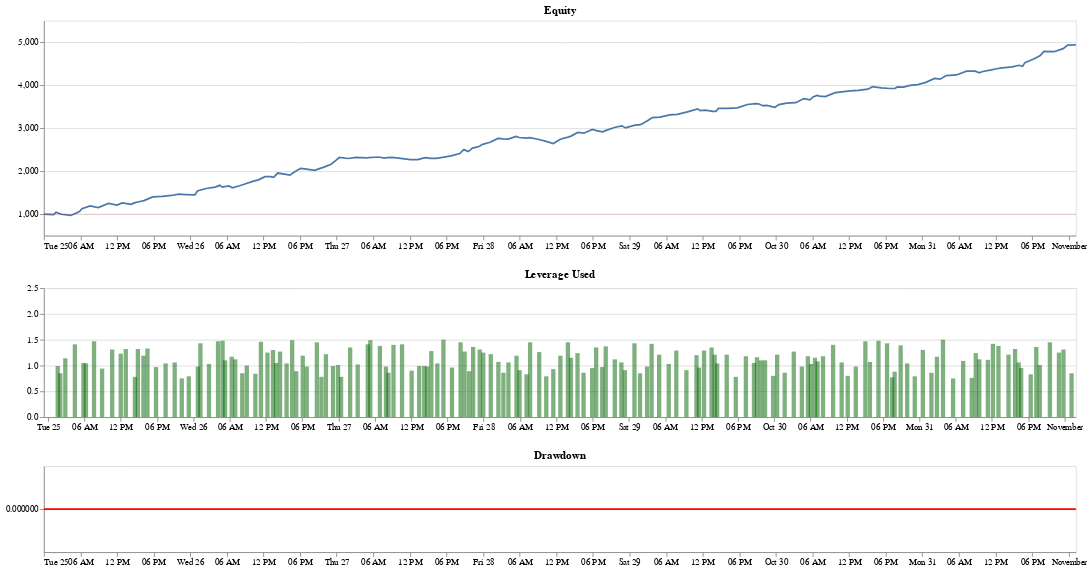

Notebook code for this chart:
### Code cell
import random
from drafts_.charts import get_extended_equity_chart


def build_random_equity_dataset():
    equity = 1000.0
    now = start_at
    
    dset = [{'Time': start_at, 'Equity': equity, 'Leverage Used': 0, 'Drawdown': 0}]
    
    while now < end_at:
        now += dt.timedelta(minutes=5) * random.randint(5, 20)
        equity += random.randint(-50, 100)
        leverage = random.randint(75, 150) / 100
        
        dset.append({'Time': now, 'Equity': equity, 'Leverage Used': leverage, 'Drawdown': 0})
        
    return dset
        
        
equity_df = pd.DataFrame.from_dict(build_random_equity_dataset())

get_extended_equity_chart(equity_df)

### Figure 1 — Vega-Lite specification as saved in the notebook (floating-point values rounded to 4 significant figures; data arrays with more than 128 entries replaced by an {"elided": "..."} marker saying what was removed)
{"config": {"view": {"continuousWidth": 400, "continuousHeight": 300}}, "vconcat": [{"layer": [{"data": {"name": "data-755ac647cc682baeec2b3d88cf009f0d"}, "mark": "line", "encoding": {"x": {"axis": {"grid": false, "title": ""}, "field": "Time", "type": "temporal"}, "y": {"axis": {"title": ""}, "field": "Equity", "scale": {"domain": [850.0, 5050.0]}, "type": "quantitative"}}, "transform": [{"filter": {"field": "Equity", "valid": true}}]}, {"data": {"name": "data-ac0604903442ed28ac7caeaeddb9ad1b"}, "mark": {"type": "rule", "size": 0.2}, "encoding": {"color": {"value": "red"}, "y": {"field": "y", "type": "quantitative"}}}, {"data": {"name": "data-755ac647cc682baeec2b3d88cf009f0d"}, "mark": {"type": "rule", "size": 10}, "encoding": {"opacity": {"value": 0}, "tooltip": [{"field": "Time", "format": "%d %b %Y, %H:%M", "type": "temporal"}, {"field": "Equity", "format": ".2f", "type": "quantitative"}], "x": {"field": "Time", "type": "temporal"}}, "selection": {"selector002": {"type": "single", "nearest": true, "on": "mouseover", "fields": ["Time"], "empty": "none"}}}, {"data": {"name": "data-755ac647cc682baeec2b3d88cf009f0d"}, "mark": {"type": "rule", "opacity": 0.25, "size": 0.25}, "encoding": {"x": {"field": "Time", "type": "temporal"}}, "transform": [{"filter": {"selection": "selector002"}}]}, {"data": {"name": "data-755ac647cc682baeec2b3d88cf009f0d"}, "mark": {"type": "point", "filled": true}, "encoding": {"opacity": {"condition": {"value": 1, "selection": "selector002"}, "value": 0}, "x": {"axis": {"grid": false, "title": ""}, "field": "Time", "type": "temporal"}, "y": {"axis": {"title": ""}, "field": "Equity", "scale": {"domain": [850.0, 5050.0]}, "type": "quantitative"}}, "transform": [{"filter": {"field": "Equity", "valid": true}}]}], "height": 250, "title": "Equity", "width": 1200}, {"layer": [{"mark": "bar", "encoding": {"color": {"value": "darkgreen"}, "opacity": {"condition": {"value": 1, "selection": "selector002"}, "value": 0.5}, "x": {"axis": {"grid": false, "title": ""}, "field": "Time", "type": "temporal"}, "y": {"axis": {"title": ""}, "field": "Leverage Used", "scale": {"domain": [0, 2.5]}, "type": "quantitative"}}}, {"mark": {"type": "rule", "size": 10}, "encoding": {"opacity": {"value": 0}, "tooltip": [{"field": "Time", "format": "%d %b %Y, %H:%M", "type": "temporal"}, {"field": "Leverage Used", "format": ".2f", "type": "quantitative"}], "x": {"field": "Time", "type": "temporal"}}, "selection": {"selector002": {"type": "single", "nearest": true, "on": "mouseover", "fields": ["Time"], "empty": "none"}}}, {"mark": {"type": "rule", "opacity": 0.25, "size": 0.25}, "encoding": {"x": {"field": "Time", "type": "temporal"}}, "transform": [{"filter": {"selection": "selector002"}}]}], "data": {"name": "data-755ac647cc682baeec2b3d88cf009f0d"}, "height": 150, "title": "Leverage Used", "width": 1200}, {"layer": [{"mark": {"type": "line", "color": "red"}, "encoding": {"x": {"axis": {"grid": false, "title": ""}, "field": "Time", "type": "temporal"}, "y": {"axis": {"title": ""}, "field": "Drawdown", "type": "quantitative"}}, "transform": [{"filter": {"field": "Drawdown", "valid": true}}]}, {"mark": {"type": "rule", "size": 10}, "encoding": {"opacity": {"value": 0}, "tooltip": [{"field": "Time", "format": "%d %b %Y, %H:%M", "type": "temporal"}, {"field": "Drawdown", "format": ".6f", "type": "quantitative"}], "x": {"field": "Time", "type": "temporal"}}, "selection": {"selector002": {"type": "single", "nearest": true, "on": "mouseover", "fields": ["Time"], "empty": "none"}}}, {"mark": {"type": "rule", "opacity": 0.25, "size": 0.25}, "encoding": {"x": {"field": "Time", "type": "temporal"}}, "transform": [{"filter": {"selection": "selector002"}}]}, {"mark": {"type": "point", "color": "red", "filled": true}, "encoding": {"opacity": {"condition": {"value": 1, "selection": "selector002"}, "value": 0}, "x": {"axis": {"grid": false, "title": ""}, "field": "Time", "type": "temporal"}, "y": {"axis": {"title": ""}, "field": "Drawdown", "type": "quantitative"}}, "transform": [{"filter": {"field": "Drawdown", "valid": true}}]}], "data": {"name": "data-755ac647cc682baeec2b3d88cf009f0d"}, "height": 100, "title": "Drawdown", "width": 1200}], "$schema": "https://vega.github.io/schema/vega-lite/v4.17.0.json", "datasets": {"data-755ac647cc682baeec2b3d88cf009f0d": {"elided": "161 records"}, "data-ac0604903442ed28ac7caeaeddb9ad1b": [{"y": 1000}]}}
